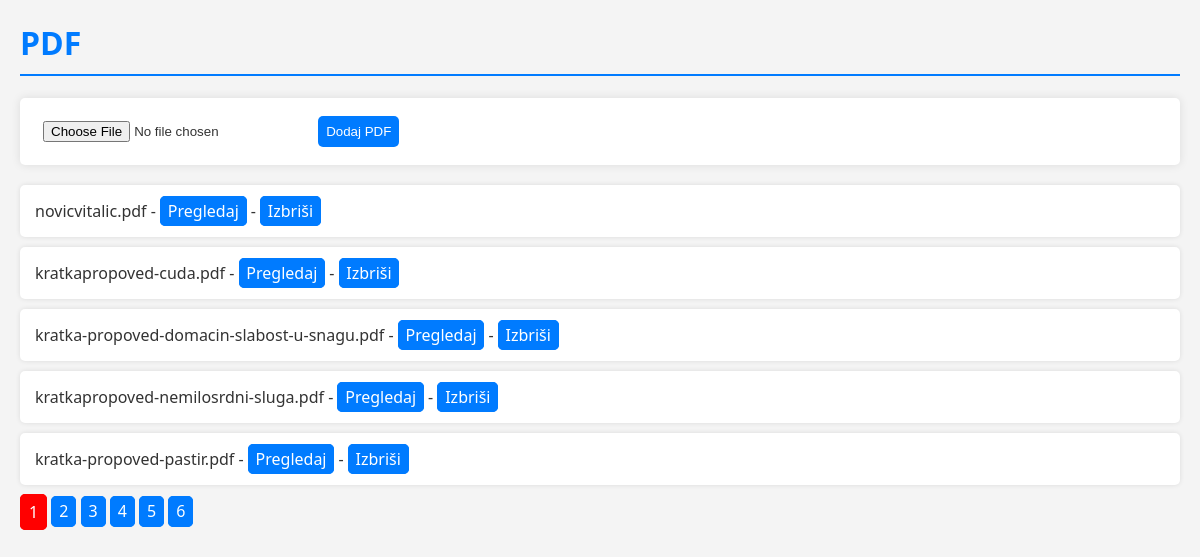
The app's page /indexoriginal.php with its own data.
### tables this page shows
CREATE TABLE `pdf_documents` (
  `id` int(11) NOT NULL,
  `file_name` varchar(255) NOT NULL,
  `file_path` varchar(255) NOT NULL,
  `uploaded_at` timestamp NOT NULL DEFAULT current_timestamp()
);

### indexoriginal.php (the view, shortened to what this page needs)
<?php
$conn = new mysqli('localhost', 'root', '', 'cms');
$limit = 5;
$page = isset($_GET['page']) ? $_GET['page'] : 1;
$offset = ($page - 1) * $limit;
$result = $conn->query("SELECT * FROM pdf_documents LIMIT $limit OFFSET $offset");
?>
<!DOCTYPE html>
<html lang="en">
<head>
</head>
<body>
    <h1>PDF</h1>
    <form action="index.php" method="post" enctype="multipart/form-data">
        <input type="file" name="pdf_file" accept=".pdf" required>
        <button type="submit">Dodaj PDF</button>
    </form>
    <ul>
        <?php
        while ($row = $result->fetch_assoc()) {
            echo "<li>{$row['file_name']} - <a href='{$row['file_path']}' target='_blank'>Pregledaj</a> - <a href='index.php?delete={$row['id']}' onclick='return confirm(\"Jeste li sigurni da želite izbrisati ovaj dokument?\")'>Izbriši</a></li>";
        }
        ?>
    </ul>
    <?php
    $total_pages = ceil($conn->query("SELECT COUNT(*) FROM pdf_documents")->fetch_row()[0] / $limit);
	$current_page = isset($_GET['page']) ? $_GET['page'] : 1;
	echo "<div>";
	for ($i = 1; $i <= $total_pages; $i++) {
		$active_class = ($i == $current_page) ? 'active' : '';
		echo "<a class='$active_class' href='index.php?page=$i'>$i</a> ";
	}
	echo "</div>";
    ?>
</body>
</html>

### indexoriginal.php (style rules this page uses)
body { font-family: 'Segoe UI', Tahoma, Geneva, Verdana, sans-serif; margin: 20px; background-color: #f4f4f4; color: #333; }
h1 { color: #007BFF; border-bottom: 2px solid #007BFF; padding-bottom: 10px; }
form { margin-bottom: 20px; background-color: #fff; padding: 15px; border-radius: 5px; box-shadow: 0 0 10px rgba(0, 0, 0, 0.1); }
input[type="file"] { margin-right: 10px; padding: 8px; }
button { padding: 8px; background-color: #007BFF; color: #fff; border: none; cursor: pointer; border-radius: 5px; transition: background-color 0.3s ease; }
ul { list-style: none; padding: 0; }
li { margin-bottom: 10px; background-color: #fff; padding: 15px; border-radius: 5px; box-shadow: 0 0 5px rgba(0, 0, 0, 0.1); }
a { background: #007BFF; color: #ffffff; text-decoration: none; border: 1px solid #007BFF; padding: 0.3%; border-radius: 5px 5px; padding-left: 0.6%; padding-right: 0.6%; }
a.active { background-color: #ff0000; border: 1px solid #ff0000; color: #fff; padding: 6px 8px; border-radius: 5px; text-decoration: none; }

### records on screen
pdf_documents: file_name "novicvitalic.pdf"
pdf_documents: file_name "kratkapropoved-cuda.pdf"
pdf_documents: file_name "kratka-propoved-domacin-slabost-u-snagu.pdf"
pdf_documents: file_name "kratkapropoved-nemilosrdni-sluga.pdf"
pdf_documents: file_name "kratka-propoved-pastir.pdf"
